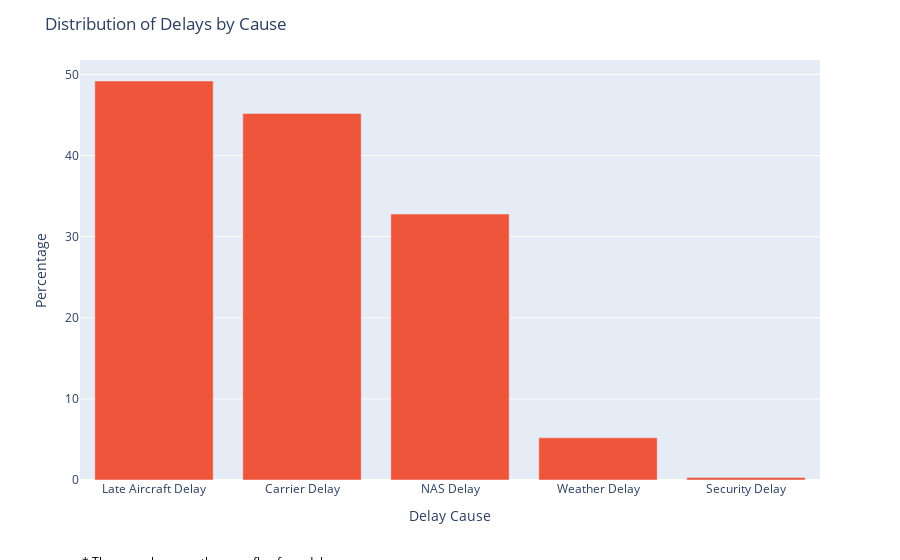

Notebook source saved alongside this figure:
### Code cell
# How are those delays distributed through causes?
# There can be more than one flag for a delay

delay_causes_dict = {'Delay_Cause': ['Carrier Delay', 'Weather Delay', 'NAS Delay', 'Late Aircraft Delay', 'Security Delay'], \
                    'pct_of_delays': [round(df[df['DEP_DEL15']>0].CARRIER_DELAY.value_counts(normalize=True)[1], 3), \
                    round(df[df['DEP_DEL15']>0].WEATHER_DELAY.value_counts(normalize=True)[1], 3), \
                    round(df[df['DEP_DEL15']>0].NAS_DELAY.value_counts(normalize=True)[1], 3), \
                    round(df[df['DEP_DEL15']>0].LATE_AIRCRAFT_DELAY.value_counts(normalize=True)[1], 3), \
                    round(df[df['DEP_DEL15']>0].SECURITY_DELAY.value_counts(normalize=True)[1], 3)]}

delay_causes_df = pd.DataFrame(delay_causes_dict, index=list(range(0,5)))

delay_causes_df.pct_of_delays = delay_causes_df.pct_of_delays*100

# plot 

fig = px.bar(delay_causes_df, x='Delay_Cause', y='pct_of_delays')

fig.update_layout(xaxis={'categoryorder':'total descending', 'title': 'Delay Cause'}, yaxis={'title': 'Percentage'},\
    title_text='Distribution of Delays by Cause')#, title_x=0.5)

fig.update_traces(marker_color='#EF553B')

fig.add_annotation(dict(font=dict(color='black',size=12),
                                        x=0,
                                        y=-0.22,
                                        showarrow=False,
                                        text="* There can be more than one flag for a delay",
                                        textangle=0,
                                        xanchor='left',
                                        xref="paper",
                                        yref="paper"))
fig.show()

### Figure 1 — Plotly figure (JSON) as saved in the notebook; plotly's stock layout.template omitted (floating-point values rounded to 4 significant figures)
{"data": [{"alignmentgroup": "True", "hovertemplate": "Delay_Cause=%{x}<br>pct_of_delays=%{y}<extra></extra>", "legendgroup": "", "marker": {"color": "#EF553B", "pattern": {"shape": ""}}, "name": "", "offsetgroup": "", "orientation": "v", "showlegend": false, "textposition": "auto", "type": "bar", "x": ["Carrier Delay", "Weather Delay", "NAS Delay", "Late Aircraft Delay", "Security Delay"], "xaxis": "x", "y": [45.2, 5.2, 32.8, 49.2, 0.3], "yaxis": "y"}], "layout": {"annotations": [{"font": {"color": "black", "size": 12}, "showarrow": false, "text": "* There can be more than one flag for a delay", "textangle": 0, "x": 0, "xanchor": "left", "xref": "paper", "y": -0.22, "yref": "paper"}], "barmode": "relative", "legend": {"tracegroupgap": 0}, "margin": {"t": 60}, "title": {"text": "Distribution of Delays by Cause"}, "xaxis": {"anchor": "y", "categoryorder": "total descending", "domain": [0, 1], "title": {"text": "Delay Cause"}}, "yaxis": {"anchor": "x", "domain": [0, 1], "title": {"text": "Percentage"}}}}
